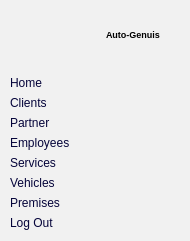
     <widget class="QWidget" name="icon_name_widget" native="true">
      <property name="minimumSize">
       <size>
        <width>190</width>
        <height>0</height>
       </size>
      </property>
      <property name="maximumSize">
       <size>
        <width>190</width>
        <height>16777215</height>
       </size>
      </property>
      <property name="styleSheet">
       <string notr="true">background-color: rgb(241, 241, 241);
</string>
      </property>
      <layout class="QVBoxLayout" name="verticalLayout_5">
       <property name="leftMargin">
        <number>0</number>
       </property>
       <property name="topMargin">
        <number>0</number>
       </property>
       <property name="rightMargin">
        <number>0</number>
       </property>
       <item>
        <layout class="QHBoxLayout" name="horizontalLayout_3">
         <item>
          <widget class="QLabel" name="label_2">
           <property name="minimumSize">
            <size>
             <width>100</width>
             <height>70</height>
            </size>
           </property>
           <property name="maximumSize">
            <size>
             <width>100</width>
             <height>70</height>
            </size>
           </property>
           <property name="text">
            <string/>
           </property>
           <property name="pixmap">
            <pixmap>../../../Downloads/logo.png</pixmap>
           </property>
           <property name="scaledContents">
            <bool>true</bool>
           </property>
          </widget>
         </item>
         <item>
          <widget class="QLabel" name="label_3">
           <property name="text">
            <string>&lt;html&gt;&lt;head/&gt;&lt;body&gt;&lt;p&gt;&lt;span style=&quot; font-size:7pt; font-weight:700;&quot;&gt;Auto-Genuis&lt;/span&gt;&lt;/p&gt;&lt;/body&gt;&lt;/html&gt;</string>
           </property>
          </widget>
         </item>
        </layout>
       </item>
       <item>
        <layout class="QVBoxLayout" name="verticalLayout_2">
         <item>
          <widget class="QPushButton" name="pushButton_9">
           <property name="styleSheet">
            <string notr="true">
QPushButton{
color: rgb(5, 4, 58);
text-align:left;
border:none;
padding-left:10px;
}
QPushButton::checked{
background-color: rgb(214, 214, 214);
font-weight:blod;
}
</string>
           </property>
           <property name="text">
            <string>Home</string>
           </property>
           <property name="icon">
            <iconset>
             <normaloff>../image/house.png</normaloff>../image/house.png</iconset>
           </property>
           <property name="iconSize">
            <size>
             <width>40</width>
             <height>40</height>
            </size>
           </property>
           <property name="checkable">
            <bool>true</bool>
           </property>
           <property name="autoExclusive">
            <bool>true</bool>
           </property>
          </widget>
         </item>
         <item>
          <widget class="QPushButton" name="pushButton_10">
           <property name="styleSheet">
            <string notr="true">
QPushButton{
color: rgb(5, 4, 58);
text-align:left;
border:none;
padding-left:10px;
}
QPushButton::checked{
background-color: rgb(214, 214, 214);
font-weight:blod;
}
</string>
           </property>
           <property name="text">
            <string>Clients</string>
           </property>
           <property name="icon">
            <iconset>
             <normaloff>../image/customer.png</normaloff>../image/customer.png</iconset>
           </property>
           <property name="iconSize">
            <size>
             <width>40</width>
             <height>40</height>
            </size>
           </property>
           <property name="checkable">
            <bool>true</bool>
           </property>
           <property name="autoExclusive">
            <bool>true</bool>
           </property>
          </widget>
         </item>
         <item>
          <widget class="QPushButton" name="pushButton_11">
           <property name="styleSheet">
            <string notr="true">
QPushButton{
color: rgb(5, 4, 58);
text-align:left;
border:none;
padding-left:10px;
}
QPushButton::checked{
background-color: rgb(214, 214, 214);
font-weight:blod;
}
</string>
           </property>
           <property name="text">
            <string>Partner</string>
           </property>
           <property name="icon">
            <iconset>
             <normaloff>../image/team.png</normaloff>../image/team.png</iconset>
           </property>
           <property name="iconSize">
            <size>
             <width>40</width>
             <height>40</height>
            </size>
           </property>
           <property name="checkable">
            <bool>true</bool>
           </property>
           <property name="autoExclusive">
            <bool>true</bool>
           </property>
          </widget>
         </item>
         <item>
          <widget class="QPushButton" name="pushButton_12">
           <property name="styleSheet">
            <string notr="true">
QPushButton{
color: rgb(5, 4, 58);
text-align:left;
border:none;
padding-left:10px;
}
QPushButton::checked{
background-color: rgb(214, 214, 214);
font-weight:blod;
}
</string>
           </property>
           <property name="text">
            <string>Employees</string>
           </property>
           <property name="icon">
            <iconset>
             <normaloff>../image/partners.png</normaloff>../image/partners.png</iconset>
           </property>
           <property name="iconSize">
            <size>
             <width>50</width>
             <height>50</height>
            </size>
           </property>
           <property name="checkable">
            <bool>true</bool>
           </property>
           <property name="autoExclusive">
            <bool>true</bool>
           </property>
          </widget>
         </item>
         <item>
          <widget class="QPushButton" name="ser">
           <property name="styleSheet">
            <string notr="true">
QPushButton{
color: rgb(5, 4, 58);
text-align:left;
border:none;
padding-left:10px;
}
QPushButton::checked{
background-color: rgb(214, 214, 214);
font-weight:blod;
}
</string>
           </property>
           <property name="text">
            <string>Services</string>
           </property>
           <property name="icon">
            <iconset>
             <normaloff>../image/team.png</normaloff>../image/team.png</iconset>
           </property>
           <property name="iconSize">
            <size>
             <width>40</width>
             <height>40</height>
            </size>
           </property>
           <property name="checkable">
            <bool>true</bool>
           </property>
           <property name="autoExclusive">
            <bool>true</bool>
           </property>
          </widget>
         </item>
         <item>
          <widget class="QPushButton" name="pushButton_14">
           <property name="styleSheet">
            <string notr="true">
QPushButton{
color: rgb(5, 4, 58);
text-align:left;
border:none;
padding-left:10px;
}
QPushButton::checked{
background-color: rgb(214, 214, 214);
font-weight:blod;
}
</string>
           </property>
           <property name="text">
            <string>Vehicles</string>
           </property>
           <property name="icon">
            <iconset>
             <normaloff>../image/sedan.png</normaloff>../image/sedan.png</iconset>
           </property>
           <property name="iconSize">
            <size>
             <width>50</width>
             <height>50</height>
            </size>
           </property>
           <property name="checkable">
            <bool>true</bool>
           </property>
           <property name="autoExclusive">
            <bool>true</bool>
           </property>
          </widget>
         </item>
         <item>
          <widget class="QPushButton" name="pushButton_15">
           <property name="styleSheet">
            <string notr="true">
QPushButton{
color: rgb(5, 4, 58);
text-align:left;
border:none;
padding-left:10px;
}
QPushButton::checked{
background-color: rgb(214, 214, 214);
font-weight:blod;
}
</string>
           </property>
           <property name="text">
            <string>Premises</string>
           </property>
           <property name="icon">
            <iconset>
             <normaloff>../image/store.png</normaloff>../image/store.png</iconset>
           </property>
           <property name="iconSize">
            <size>
             <width>40</width>
             <height>40</height>
            </size>
           </property>
           <property name="checkable">
            <bool>true</bool>
           </property>
           <property name="autoExclusive">
            <bool>true</bool>
           </property>
          </widget>
         </item>
        </layout>
       </item>
       <item>
        <widget class="QPushButton" name="pushButton_16">
         <property name="styleSheet">
          <string notr="true">color: rgb(5, 4, 58);
text-align:left;
border:none;
padding-left:10px;</string>
         </property>
         <property name="text">
          <string>Log Out</string>
         </property>
         <property name="icon">
          <iconset>
           <normaloff>../image/log-out.png</normaloff>../image/log-out.png</iconset>
         </property>
         <property name="iconSize">
          <size>
           <width>40</width>
           <height>40</height>
          </size>
         </property>
         <property name="checkable">
          <bool>true</bool>
         </property>
        </widget>
       </item>
      </layout>
     </widget>
